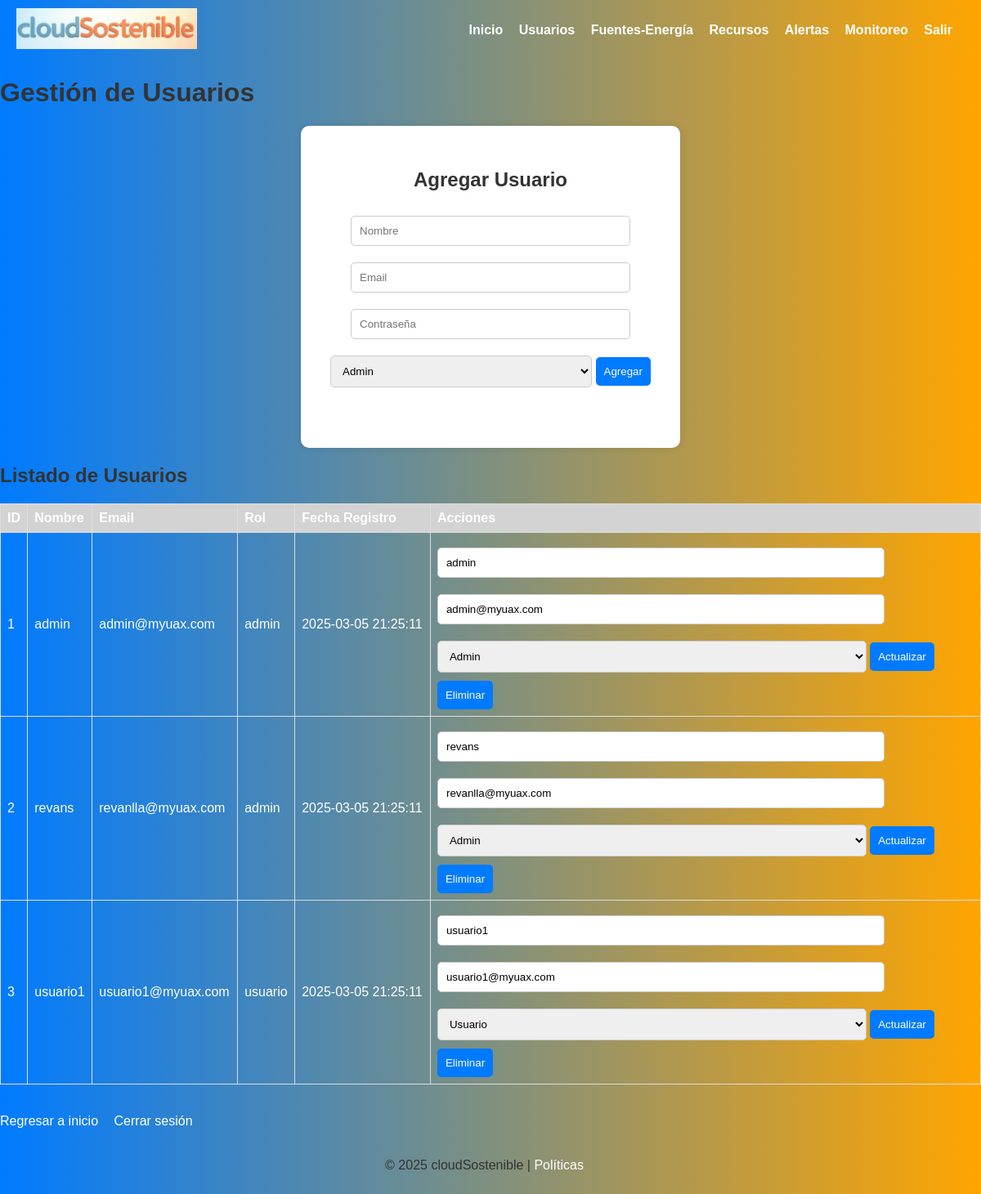
Screenshot of /cloudSostenible/usuarios.php (signed in) with the database file from the repository.
### tables this page shows
CREATE TABLE `usuario` (
  `iduser` int NOT NULL,
  `nombre` varchar(100) NOT NULL,
  `email` varchar(100) NOT NULL,
  `password` varchar(255) NOT NULL,
  `rol` enum('admin','usuario') NOT NULL,
  `fecha_registro` timestamp NULL DEFAULT CURRENT_TIMESTAMP
);

### cloudSostenible/usuarios.php (the view, shortened to what this page needs)
<?php
require_once 'db_connect.php';
function getUsuarios($pdo) {
    $stmt = $pdo->query("SELECT * FROM usuario");
    return $stmt->fetchAll(PDO::FETCH_ASSOC);
}
$is_admin = $_SESSION['rol'] === 'admin';
$usuarios = $is_admin ? getUsuarios($pdo) : [];
?>
<!DOCTYPE html>
<html>
<head>
    <link rel="stylesheet" href="css/styles.css">
</head>
<body>
    <header>
        <div class="logo">
            <a href="index.php"><img src="assets/cloudSostenible.png" alt="Logo cloudSostenible"></a>
        </div>
        <nav>
            <a href="index.php">Inicio</a>
            <a href="usuarios.php">Usuarios</a>
            <a href="fuentes.php">Fuentes-Energía</a>
            <a href="recursos.php">Recursos</a>
            <a href="alertas.php">Alertas</a>
            <a href="http://192.168.23.132:3000/d/eef0c6h1h296od/sostenible?orgId=1&from=now-6h&to=now&timezone=browser" target="_blank">Monitoreo</a>
            <a href="logout.php">Salir</a>
        </nav>
    </header>
    <h1>Gestión de Usuarios</h1>
    <?php if ($is_admin): ?>
        <div class="form-container">
            <form method="POST">
                <h2>Agregar Usuario</h2>
                <input type="text" name="nombre" placeholder="Nombre" required>
                <input type="email" name="email" placeholder="Email" required>
                <input type="password" name="password" placeholder="Contraseña" required>
                <select name="rol">
                    <option value="admin">Admin</option>
                </select>
                <button type="submit" name="add">Agregar</button>
            </form>
        </div>
        <h2>Listado de Usuarios</h2>
        <?php if (empty($usuarios)): ?>
            <p>No hay usuarios para mostrar.</p>
        <?php else: ?>
            <table>
                <tr>
                    <th>ID</th>
                    <th>Nombre</th>
                    <th>Email</th>
                    <th>Rol</th>
                    <th>Fecha Registro</th>
                    <th>Acciones</th>
                </tr>
                <?php foreach ($usuarios as $usuario): ?>
                <tr>
                    <td><?php echo htmlspecialchars($usuario['iduser']); ?></td>
                    <td><?php echo htmlspecialchars($usuario['nombre']); ?></td>
                    <td><?php echo htmlspecialchars($usuario['email']); ?></td>
                    <td><?php echo htmlspecialchars($usuario['rol']); ?></td>
                    <td><?php echo htmlspecialchars($usuario['fecha_registro']); ?></td>
                    <td>
                        <form method="POST" style="display:inline;">
                            <input type="text" name="nombre" value="<?php echo htmlspecialchars($usuario['nombre']); ?>" required>
                            <input type="email" name="email" value="<?php echo htmlspecialchars($usuario['email']); ?>" required>
                            <select name="rol">
                                <option value="admin" <?php echo $usuario['rol'] === 'admin' ? 'selected' : ''; ?>>Admin</option>
                                <option value="usuario" <?php echo $usuario['rol'] === 'usuario' ? 'selected' : ''; ?>>Usuario</option>
                            </select>
                            <button type="submit" name="edit">Actualizar</button>
                        </form>
                        <form method="POST" style="display:inline;">
                            <button type="submit" name="delete" onclick="return confirm('¿Seguro que desea eliminar?')">Eliminar</button>
                        </form>
                    </td>
                </tr>
                <?php endforeach; ?>
            </table>
        <?php endif; ?>
    <?php else: ?>
        <p>No tienes permisos para gestionar usuarios.</p>
    <?php endif; ?><br/>
    <br/>
    <a href="index.php">Regresar a inicio</a>
    <a href="logout.php">Cerrar sesión</a>
    <footer>
        <p>&copy; 2025 cloudSostenible | <a href="politicas.html">Políticas</a></p>
    </footer>
</body>
</html>

### cloudSostenible/css/styles.css (style rules this page uses)
body { font-family: Arial, sans-serif; margin: 0; padding: 0; background: linear-gradient(to right, #007BFF, #FFA500); color: #333; }
header { background: linear-gradient(to right, #007BFF, #FFA500); color: white; padding: 10px 20px; display: flex; justify-content: space-between; align-items: center; }
header a { text-shadow:rgba(0, 0, 0, 0.1); font-weight: 700; }
header .logo img { height: 50px; color: white; }
h1, h2 { color:#333; }
.form-container { background: white; border-radius: 10px; box-shadow: 0 0 10px rgba(0, 0, 0, 0.1); text-align: center; width: 400px; min-height: 330px; padding: 2rem; margin: auto; }
input[type="text"], input[type="email"], input[type="password"], select { padding: 10px; margin: 10px 0; width: 80%; border: 1px solid #ccc; border-radius: 5px; }
button { padding: 5px 15px; background-color: #007BFF; color: white; padding: 10px; border: none; border-radius: 5px; cursor: pointer; }
table { border-collapse: collapse; width: 100%; margin-top: 20px; color: white; }
th, td { border: 1px solid #ddd; padding: 8px; text-align: left; }
th { background-color: lightgrey; }
a { color: white; text-decoration: none; margin-right: 15px; }
footer { font-family: Arial, sans-serif; margin: 0; padding: 20px; text-align: center; color: #333; }

### rows the page displays
usuario: iduser "1", nombre "admin", email "admin@myuax.com", rol "admin", fecha_registro "2025-03-05 21:25:11", rol "Admin"
usuario: iduser "2", nombre "revans", email "revanlla@myuax.com", rol "admin", fecha_registro "2025-03-05 21:25:11", rol "Admin"
usuario: iduser "3", nombre "usuario1", email "usuario1@myuax.com", rol "usuario", fecha_registro "2025-03-05 21:25:11", rol "Usuario"
